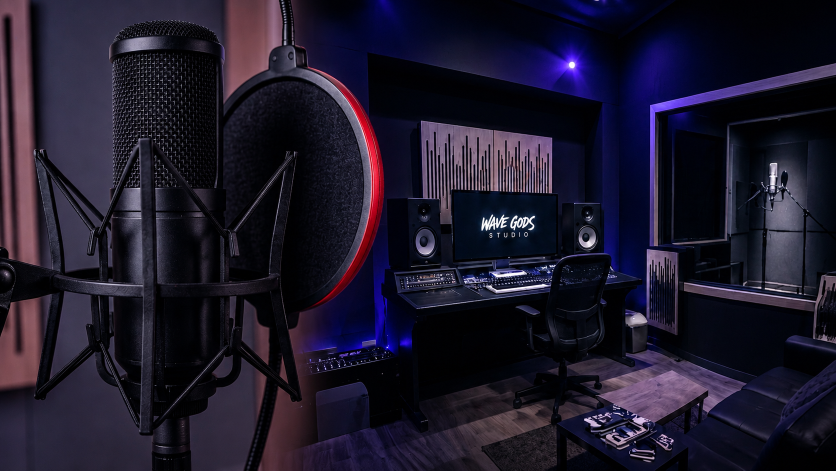
#> input picture src/img-src/hero-studio.png, 1672 x 941 px (shown at 1/2 size)
$ python images.py
#> lines starting #> are read from the running program, lines starting #| are printed output that depends on the picture
#!/usr/bin/env python3
"""Genera assets/img desde src/img-src.  ·  Generates assets/img from src/img-src.
   Uso / usage:  python3 src/images.py        (necesita / needs Pillow)

   Cada trabajo define un recorte con punto de interes (focus 0..1) para que
   ninguna foto quede mal encajada.
   Each job defines a crop with a focus point (0..1) so no photo ends up badly framed.
"""
from PIL import Image, ImageFilter
import os, pathlib

ROOT = pathlib.Path(__file__).resolve().parent.parent
SRC, OUT = ROOT / 'src' / 'img-src', ROOT / 'assets' / 'img'
OUT.mkdir(parents=True, exist_ok=True)

#      archivo origen                                salida     ratio   focus  anchos
JOBS = [
    ('hero-studio.png',                              'hero',    1672/941, 0.50, [3344, 1672, 1150, 780]),
    ('photo1718642136-768x1024.jpeg',                'booth',   3/4,    0.50, [480]),
    ('photo1718642288-768x1024.jpeg',                'desk',    3/4,    0.50, [480]),
    ('photo1718895667-768x1024.jpeg',                'live',    3/4,    0.50, [480]),
    ('photo1718641762-821x1024.jpeg',                'amp',     1/1,    0.34, [480]),
    ('a88ce23d-9594-4c8e-a3af-9e4a417b1b77.jpg',     'prod',    3/4,    0.30, [480]),
    ('studio-microphone-closeup-.jpg',               'master',  3/4,    0.44, [480]),
    ]


def upscale(im, w):
    """Ampliacion en dos pasos con realce: mucho mas nitida que dejar que
       la haga el navegador. Solo para la foto del hero a pantalla completa."""
    f = w / im.width
    a = im.resize((int(im.width * f ** 0.5), int(im.height * f ** 0.5)), Image.LANCZOS)
    a = a.filter(ImageFilter.UnsharpMask(radius=1.1, percent=55, threshold=3))
    b = a.resize((w, int(round(im.height * f))), Image.LANCZOS)
    return b.filter(ImageFilter.UnsharpMask(radius=1.6, percent=70, threshold=2))


def crop(im, ratio, focus):
    """Recorta al ratio pedido manteniendo el punto de interes vertical/horizontal."""
#> called with ratio = 1.78, focus = 0.5
    w, h = im.size
#> w = 1672; h = 941
    if w / h > ratio:                       # sobra ancho -> recorta a los lados
        nw = int(round(h * ratio))
        left = int((w - nw) * focus)
        return im.crop((left, 0, left + nw, h))
    nh = int(round(w / ratio))              # sobra alto -> recorta arriba/abajo
#> nh = 941
    top = int((h - nh) * focus)
#> top = 0
    return im.crop((0, top, w, top + nh))
#> returned value is the input picture: PIL image 1672x941 RGB; mean R, G, B 29.2, 24.6, 42.5


def main():
    for src, name, ratio, focus, widths in JOBS:
        p = SRC / src
        if not p.exists():
            print('  ! falta / missing:', src)
            continue
        im = crop(Image.open(p).convert('RGB'), ratio, focus)
        for w in widths:
            if w > im.width * 2.2:          # mas alla de 2x no compensa
                print(f'  · {name}-{w}: origen demasiado pequeño ({im.width}px), se omite')
                continue
            r = upscale(im, w) if w > im.width else im.resize((w, int(round(im.height * w / im.width))), Image.LANCZOS)
            dst = OUT / f'{name}-{w}.webp'
            r.save(dst, 'WEBP', quality=74 if w > im.width else 84, method=6)
            print(f'  ✓ {dst.name:20s} {r.width}×{r.height}  {os.path.getsize(dst)//1024} KB')
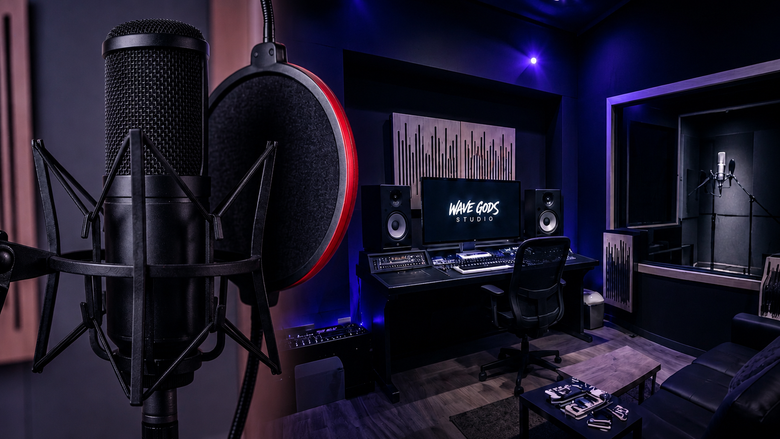
#> r: PIL image 780x439 RGB; mean R, G, B 29.3, 24.6, 42.5


if __name__ == '__main__':
    main()
